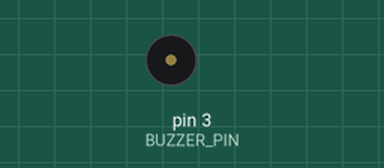
Recording of a sketch running on a simulated Arduino Uno, built with avr-gcc and run on an emulated ATmega328P. On the bench: buzzer (waves = sounding).

Above: at 0.1 s.
At 38.6 s:
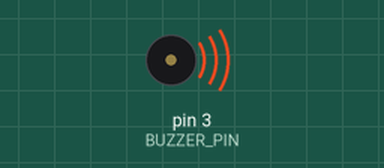
Timing chart, 0 to 40.0 s (numbered marks = the images above):
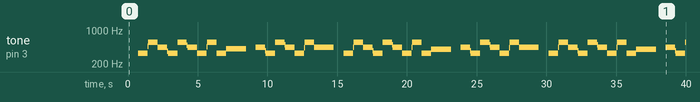

Measured:
- by itself, tone on pin 3 (BUZZER_PIN): plays 332 Hz for 0.68 s, 466 Hz for 0.04 s, 558 Hz for 0.68 s, 440 Hz for 0.68 s, 369 Hz for 0.04 s, 332 Hz for 0.68 s … (66 notes in this stretch)

The sketch:

myTone_interrupt.ino
```cpp
/*
PWMではなくピン割込みによるtone関数の実装を行う
ライブラリのtone関数で行っていること
1. CTCモードでOCR2Aによる割り込みを設定する
2. ISR(interrupt service routine)で出力をトグルする
これにより、周波数によらずduty 50%の波形が生成される。

OCR2Aの計算
サイクルは2*(OCR2A + 1)となる。
そのため、
(クロック周波数)/{2*(OCR2A + 1)*(分周比)}=(目標周波数)
という式が成り立つ。これを変形することで
OCR2A = (クロック周波数)/{2*(目標周波数)*(分周比)}-1
      = (8000000/分周比/目標周波数)-1
という式が成り立つことがわかる.

・レジスタで設定すべき事柄は
OCR2Aを上限とするCTCモード
OCR2Aでの割込み許可
適切な分周比設定
ISR:出力ピンの出力反転

上限:OCR2A=39となる周波数, 下限:OCR2A=199となる周波数
      下限       上限
   1  4000      20000
   8   500       2500
  32   125        625
  64    62.5      312.5
 128    31.25     156.3
 256    15.625     78.1
1024     3.90625   19.5

可聴域は20Hz~20000Hzなのでこの範囲のみ操作することにする.

TCCR2A = 0B00000010;
TCCR2B = 0B00000***;
*/

#define BUZZER_PIN PD3

void myNoTone(){
  //OCR2Aの割り込みを禁止する
  TIMSK2 &= 0B11111101;
  OCR2A = 0;
}

void myTone(double freq){
  //可聴域外なので音を出さない設定にする
  if(freq > 20000 || freq < 20){
    myNoTone();
    return;
  }

  TCCR2A  = 0B00000010;
  if(freq > 4000){
    //分周比1
    TCCR2B = 0b00000001;
    OCR2A  = 8000000/freq - 1;
  }

  if(freq > 500){
    //分周比8
    TCCR2B = 0b00000010;
    OCR2A  = 1000000/freq - 1;
  }

  if(freq > 125){
    //分周比32
    TCCR2B = 0b00000011;
    OCR2A  =  250000/freq - 1;
  }

  if(freq > 62.5){
    //分周比64
    TCCR2B = 0b00000100;
    OCR2A  =  125000/freq - 1;
  }
  if(freq > 31.25){
    //分周比128
    TCCR2B = 0b00000101;
    OCR2A  =  62500/freq - 1;
  }
  if(freq > 15.625){
    //分周比256
    TCCR2B = 0b00000110;
    OCR2A  =  31250/freq - 1;
  }
  TIMSK2 |= 0B00000010;
}

ISR(TIMER2_COMPA_vect){
  PORTD ^= (1 << BUZZER_PIN);
}

void setup() {
  //BUZZER_PINを出力に設定し、LOWにしておく
  DDRD |= (1 << BUZZER_PIN);
  PORTD&= ~(1 << BUZZER_PIN);
}


#define LOW_Hz  329.628
#define MID_Hz  440.000
#define HIGH_Hz 554.365
void loop() {
  // put your main code here, to run repeatedly:
  /*
  myTone(349.228);
  delay(500);
  myTone(391.995);
  delay(450);
  myTone(440.000);
  delay(400);
  myTone(466.164);
  delay(350);
  myTone(523.251);
  delay(300);
  myTone(587.330);
  delay(250);
  myTone(659.255);
  delay(200);
  myTone(698.456);
  delay(150);
  myTone(783.991);
  delay(100);
  delay(400);
  myNoTone();
  delay(1000);

  for(int i = 0; i < 1; i ++){
    myTone(220.000);
    delay(1000);
  }*/
  myNoTone();
  delay(700);
  myTone(LOW_Hz);
  delay(700);
  myTone(HIGH_Hz);
  delay(700);
  myTone(MID_Hz);
  delay(700);
  myTone(LOW_Hz);
  delay(700);
  myTone(HIGH_Hz);
  delay(700);
  myTone(MID_Hz);
  delay(700);
  myTone(LOW_Hz);
  delay(700);
  myTone(HIGH_Hz);
  delay(700);
  myTone(LOW_Hz);
  delay(700);
  myTone(MID_Hz);
  delay(1400);
  myNoTone();
  delay(700);
  myTone(MID_Hz);
  delay(700);
  myTone(LOW_Hz);
  delay(700);
  myTone(HIGH_Hz);
  delay(700);
  myTone(MID_Hz);
  delay(700);
  myTone(LOW_Hz);
  delay(700);
  myTone(HIGH_Hz);
  delay(700);
  myTone(MID_Hz);
  delay(1400);
}
```
